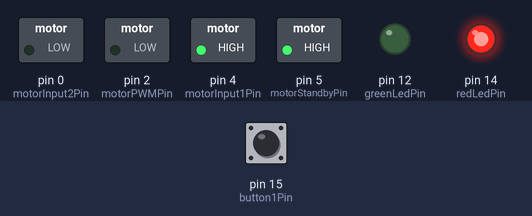
This sketch was run on a simulated Arduino Uno, built with avr-gcc and run on an emulated ATmega328P. Parts: switched loads named in the sketch (green lamp = pin HIGH), output pins drawn as LEDs (lit = HIGH). The test bench sets the inputs (shaded band); at power-on: pin 15 (button1Pin) LOW.

Above: at 1.2 s.
1.3 s: pin 15 (button1Pin) pulled HIGH for 0.15 s
At 1.37 s:
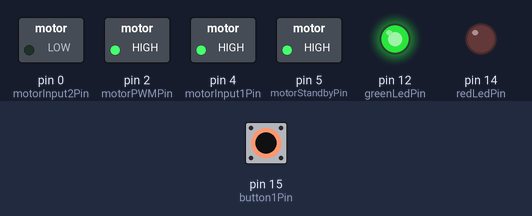
2.9 s: pin 15 (button1Pin) pulled HIGH for 3.2 s
At 6.5 s:
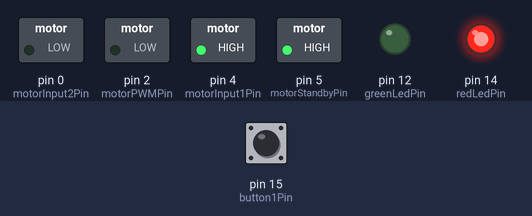
Timing chart, 0 to 8.0 s (numbered marks = the images above; inputs shaded):
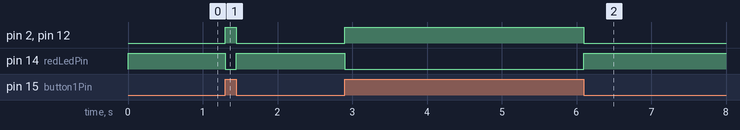

The sketch:

Test_Motor_Driver.ino
```cpp
/*
  Test Motor Driver and Motor

  Turns motor when a button is pressed. When the motor is turning, a green LED
  is illuminated. When the motor is not turning the red LED is illumniated.

*/

// constants won't change. They're used here to set pin numbers:
const int button1Pin = 15;    // the number of the pushbutton pin
const int button2Pin = 13;    // the number of the pushbutton pin
const int greenLedPin = 12;   // the number of the LED pin
const int redLedPin =  14;    // the number of the LED pin

const int motorStandbyPin = 5;  // the number of the motor driver standby pin
const int motorInput1Pin = 4;   // the number of the motor driver AIN1 pin
const int motorInput2Pin = 0;   // the number of the motor driver AIN2 pin
const int motorPWMPin = 2;      // the number of the motor driver PWM pin

// variables will change:
int button1State = 0;         // variable for reading the pushbutton status
int button2State = 0;         // variable for reading the pushbutton status

void setup() {
  // initialize the LED pins as an output:
  pinMode(greenLedPin, OUTPUT);
  pinMode(redLedPin, OUTPUT);
  // initialize the pushbutton pins as an input:
  pinMode(button1Pin, INPUT);
  pinMode(button2Pin, INPUT);
  // initialize the motor driver pins as output
  pinMode(motorStandbyPin, OUTPUT);
  pinMode(motorInput1Pin, OUTPUT);
  pinMode(motorInput2Pin, OUTPUT);
  pinMode(motorPWMPin, OUTPUT);

  // Set the inputs opposite so the motor will only spin in one direction
  digitalWrite(motorInput1Pin, HIGH);
  digitalWrite(motorInput2Pin, LOW);
  digitalWrite(motorStandbyPin, HIGH); // PWM pin can now control the motor.
}

void loop() {
  // read the state of the pushbutton value:
  button1State = digitalRead(button1Pin);

  buttonPressedCheck(button1State, greenLedPin);

}

void buttonPressedCheck(bool buttonState, int ledPin) {
  // check if the pushbutton is pressed. If it is, the buttonState is HIGH:
  if (buttonState == HIGH) {
    // turn LED on:
    digitalWrite(greenLedPin, HIGH);
    digitalWrite(redLedPin, LOW);
    analogWrite(motorPWMPin, 255);

  } else {
    // turn LED off:
    digitalWrite(greenLedPin, LOW);
    digitalWrite(redLedPin, HIGH);
    analogWrite(motorPWMPin, 0);
  }
}
```

Measured:
- after the input at 1.3 s, pin 2 (motorPWMPin), pin 12 (greenLedPin): LOW → HIGH at once, → LOW 0.15 s later; pin 14 (redLedPin): HIGH → LOW at once, → HIGH 0.15 s later
- after the input at 2.9 s, pin 2 (motorPWMPin), pin 12 (greenLedPin): LOW → HIGH at once, → LOW 3.2 s later; pin 14 (redLedPin): HIGH → LOW at once, → HIGH 3.2 s later
